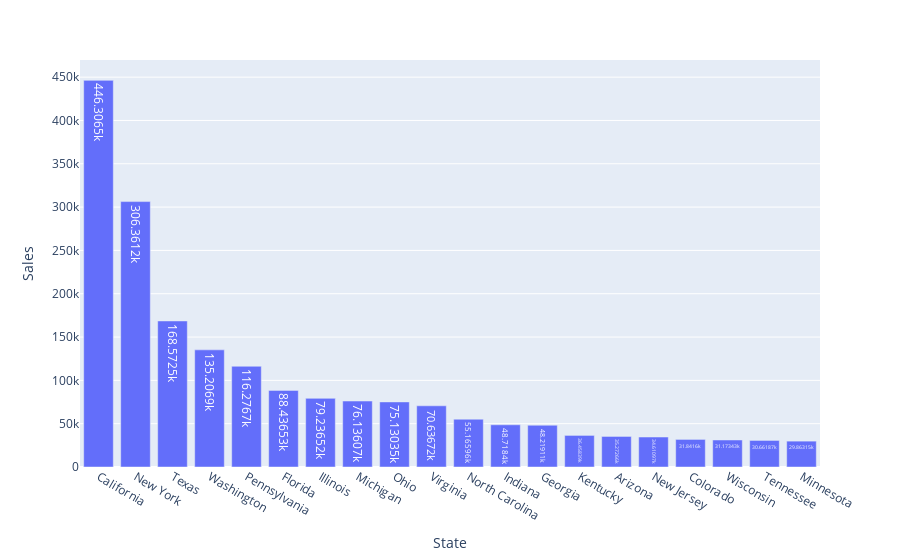

This figure's notebook cell:
### Code cell
import plotly.express as px
fig = px.bar(Top_states, x = 'State', y = 'Sales', text_auto=True )
fig.show()

### Figure 1 — Plotly figure (JSON) as saved in the notebook; plotly's stock layout.template omitted (floating-point values rounded to 4 significant figures)
{"data": [{"alignmentgroup": "True", "hovertemplate": "State=%{x}<br>Sales=%{y}<extra></extra>", "legendgroup": "", "marker": {"color": "#636efa", "pattern": {"shape": ""}}, "name": "", "offsetgroup": "", "orientation": "v", "showlegend": false, "textposition": "auto", "texttemplate": "%{y}", "type": "bar", "x": ["California", "New York", "Texas", "Washington", "Pennsylvania", "Florida", "Illinois", "Michigan", "Ohio", "Virginia", "North Carolina", "Indiana", "Georgia", "Kentucky", "Arizona", "New Jersey", "Colorado", "Wisconsin", "Tennessee", "Minnesota"], "xaxis": "x", "y": [446300.0, 306400.0, 168600.0, 135200.0, 116300.0, 88440.0, 79240.0, 76140.0, 75130.0, 70640.0, 55170.0, 48720.0, 48220.0, 36460.0, 35270.0, 34610.0, 31840.0, 31170.0, 30660.0, 29860.0], "yaxis": "y"}], "layout": {"barmode": "relative", "legend": {"tracegroupgap": 0}, "margin": {"t": 60}, "xaxis": {"anchor": "y", "domain": [0, 1], "title": {"text": "State"}}, "yaxis": {"anchor": "x", "domain": [0, 1], "title": {"text": "Sales"}}}}
